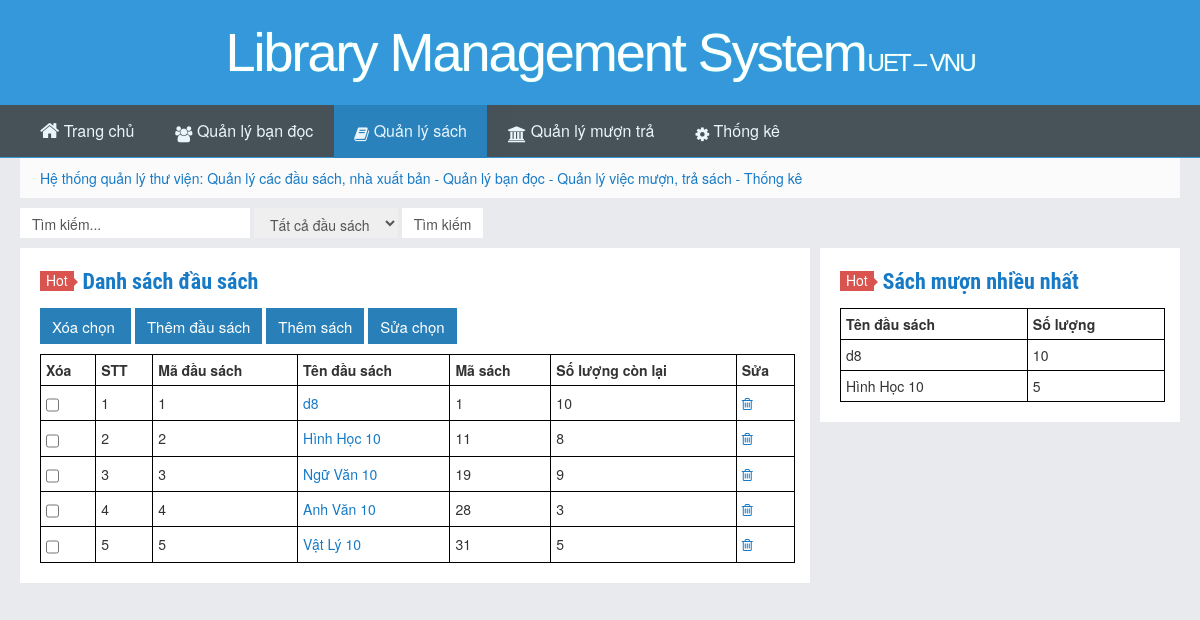
The app's page /LibrarySystem/QuanLySach/index.php with its own data.
### tables this page shows
CREATE TABLE IF NOT EXISTS `sach` (
  `ma_sach` smallint(6) NOT NULL,
  `ma_dau_sach` smallint(6) NOT NULL,
  `ngay_xoa` date DEFAULT NULL,
  `ngay_sua` date DEFAULT NULL,
  `ngay_them` date NOT NULL,
  `isAvailable` tinyint(1) DEFAULT NULL,
  `ma_nguoi_lam_mat` smallint(6) DEFAULT NULL,
  `ma_nguoi_xoa` smallint(6) DEFAULT NULL,
  `ma_nguoi_sua` smallint(6) DEFAULT NULL,
  `ma_nguoi_them` smallint(6) NOT NULL,
  `ngay_lam_mat` date DEFAULT NULL,
  PRIMARY KEY (`ma_sach`),
  KEY `fk_nguoithem_s` (`ma_nguoi_them`),
  KEY `ma_dau_sach_idx` (`ma_dau_sach`,`ma_nguoi_sua`),
  KEY `ma_nguoi_sua_idx` (`ma_nguoi_sua`),
  KEY `ma_nguoi_xoa_idx` (`ma_nguoi_xoa`)
);

CREATE TABLE IF NOT EXISTS `dau_sach` (
  `ma_dau_sach` smallint(6) NOT NULL,
  `ten_dau_sach` varchar(50) NOT NULL,
  `ma_the_loai` smallint(6) NOT NULL,
  `thoi_han_muon` int(11) DEFAULT NULL,
  `ma_nguoi_sua` smallint(6) DEFAULT NULL,
  `ma_nguoi_xoa` smallint(6) DEFAULT NULL,
  `ma_nguoi_them` smallint(6) NOT NULL,
  `ngay_them` date DEFAULT NULL,
  `ngay_sua` date DEFAULT NULL,
  `ngay_xoa` date DEFAULT NULL,
  `gia` double DEFAULT NULL,
  PRIMARY KEY (`ma_dau_sach`),
  KEY `fk_nguoithem_ds` (`ma_nguoi_them`),
  KEY `ma_the_loai_idx` (`ma_the_loai`),
  KEY `ma_nguoi_sua_idx` (`ma_nguoi_sua`),
  KEY `ma_nguoi_xoa_idx` (`ma_nguoi_xoa`)
);

### LibrarySystem/QuanLySach/index.php (the view, shortened to what this page needs)
<!DOCTYPE HTML>
<html>
    <head>
        <link rel="stylesheet" href="http://localhost/LibrarySystem/Style/style.css">
        <link rel="stylesheet" href="http://localhost/LibrarySystem/Style/myStyle.css">
        <link rel="stylesheet" href="http://localhost/LibrarySystem/font-awesome-4.3.0/css/font-awesome.min.css">
    </head>
    <body >
        <header id="header" class="header">
            <div class="container-inner">
                <div class="yusi-logo">
                    <a href="#">
                        <h1>
                            <span class="yusi-mono">Library Management System</span>
                            <span class="yusi-bloger">UET &#8211 VNU</span>
                        </h1>
                    </a>
                </div>
            </div>
            <div id="nav-header" class="navbar">
                <ul class="nav">
                    <li id="menu-item-821" class="menu-item menu-item-type-custom menu-item-object-custom  menu-item-home menu-item-821">
                        <a href="http://localhost/LibrarySystem/index.php">
                            <i class="fa fa-home" style="font-size: 1.3em;">
                            </i> Trang chủ
                        </a>
                    </li>
                    <li id="menu-item-1112" class="menu-item menu-item-type-taxonomy menu-item-object-category menu-item-has-children menu-item-1112">
                        <a href="http://localhost/LibrarySystem/QuanLyBanDoc/index.php">
                            <i class="fa fa-group">
                            </i> Quản lý bạn đọc
                        </a>
                    </li>
                    <li id="menu-item-1116" class="menu-item menu-item-type-taxonomy current_page_item menu-item-object-category menu-item-has-children menu-item-1116">
                        <a href="http://localhost/LibrarySystem/QuanLySach/index.php">
                            <i class="fa fa-book">
                            </i> Quản lý sách
                        </a>
                    </li>
                    <li id="menu-item-1113" class="menu-item menu-item-type-taxonomy menu-item-object-category menu-item-has-children menu-item-1113">
                        <a href="http://localhost/LibrarySystem/QuanLyMuonTra/index.php">
                            <i class="fa fa-bank">
                            </i> Quản lý mượn trả
                        </a>
                    </li>
                    <li id="menu-item-1803" class="menu-item menu-item-type-custom menu-item-object-custom menu-item-has-children menu-item-1803">
                        <a href="http://localhost/LibrarySystem/ThongKe/index.php"><i class="fa fa-cog">
                            </i> Thống kê
                        </a>
                    </li>
                </ul>
            </div>
    </header>
    <section class="container">
        <div class="speedbar">
            <div class="toptip">
                <marquee width="100%" behavior="scroll" direction="left" scrollamount="7">
                    <a target="_blank" href="#">Hệ thống quản lý thư viện: Quản lý các đầu sách, nhà xuất bản  - Quản lý bạn đọc - Quản lý việc mượn, trả sách - Thống kê</a>
                </marquee>
            </div>
        </div>
        <div >
            <form method="POST" >
                <input class="btn" type="text" name="s" onblur="if (this.value == '')
                            this.value = 'Tìm kiếm...';" onfocus="if (this.value == 'Tìm kiếm...')
                                        this.value = '';" value="Tìm kiếm..."/>
                <select class="btn" name="choice">
                    <option value="1">Tất cả đầu sách</option>
                </select>
                <input name="search" type="submit"  value="Tìm kiếm"class="btn"/>
            </form>
        </div>
        <div class="content-wrap">
            <div class="content">
                <article class="excerpt">
                    <header>
                        <a class="label label-important" href="#">Hot
                            <i class="label-arrow">
                            </i>
                        </a>
                        <h2>
                            <a target="_blank" href="#" >Danh sách đầu sách
                            </a>
                        </h2>
                    </header>
                    <div>
                        <?php
                        $result = "select ds.*,s.*, count(*) as so_luong_con_lai
                                            from dau_sach ds
                                            left join sach s
                                            on s.ma_dau_sach= ds.ma_dau_sach
                                            where s.isAvailable=1
                                            group by ds.ma_dau_sach";
                        $query = mysql_query($result) or die(mysql_error());
						?>
                        <form method="POST" onsubmit="return checkForm(this);">
                            <input type="submit" class="btn btn-primary" name="xoa4" value="Xóa chọn "  />
							<input type="submit" class="btn btn-primary" name="them" value="Thêm đầu sách"/>
                            <input type="submit" class="btn btn-primary" name="themsach" value="Thêm sách"/>
                            <input type="submit" class="btn btn-primary" name="sua" value="Sửa chọn" />
                            <br/>
                            <table style="width:100%">
                                <tr>
                                    <th>Xóa</th>
                                    <th>STT</th>
                                    <th>Mã đầu sách</th>
                                    <th>Tên đầu sách</th>
									<th>Mã sách</th>
                                    <th>Số lượng còn lại</th>
                                    <th>Sửa</th>
                                </tr>
							<?php
                                $i=1;
                                while($row = mysql_fetch_array($query)){
                            ?>
                                <tr>
                                <td><input name="cb[]" type="checkbox" value="<?php echo $row['ma_dau_sach']; ?>"></td>
                                <td><?php echo $i; ?></td>
                                <td><?php echo $row['ma_dau_sach']; ?></td>
                                <td>
                                    <?php
                                        $link = 'http://localhost/LibrarySystem/QuanLySach/sach.php?id='.$row['ma_dau_sach'];
                                    ?>
                                    <a href ='
                                    <?php echo $link; ?>
                                    '>
                                    <?php echo $row['ten_dau_sach']; ?>
                                    </a>
                                </td>
								<td><?php echo $row['ma_sach']; ?></td>
                                <td><?php echo $row['so_luong_con_lai']; ?></td>
                                <td>
                                    <?php
                                        $link = 'http://localhost/LibrarySystem/QuanLySach/update.php?id='.$row['ma_dau_sach'];
                                    ?>
                                    <a href ='
                                    <?php echo $link; ?>
                                    '>
                                    <i class="fa fa-trash-o"></i>
                                    </a>
                                </td>
                                <?php
                                $i++;
                                }
                            echo '</table>';
                            echo "</form>";
                        ?>
                    </div>
                </article>
            </div>
        </div>
        <aside class="sidebar">
            <div class="widget widget_text">
                <article class="excerpt">
                    <header>
                        <a class="label label-important" href="#">Hot
                            <i class="label-arrow">
                            </i>
                        </a>
                        <h2>
                            <a target="_blank" href="#" >Sách mượn nhiều nhất
                            </a>
                        </h2>
                    </header>
                    <div>
                        <?php
                        $result = @mysql_query("Select ds.ten_dau_sach, count(*) as so_luong_muon
                                           from muon_tra mt
                                           Inner join sach s on mt.ma_sach=s.ma_sach
                                           Inner join dau_sach ds on s.ma_dau_sach=ds.ma_dau_sach
                                           group by s.ma_dau_sach
                                           Order by so_luong_muon desc
                                           Limit 10;
                                        ") or die(mysql_error());
                        if (mysql_num_rows($result) > 0) {
                            echo '<table style="width:100%" >';
                            echo '<tr>';
                            echo '<th>';
                            echo 'Tên đầu sách';
                            echo '</th>';
                            echo '<th>';
                            echo 'Số lượng';
                            echo '</th>';
                            echo '</tr>';
                            while ($row = mysql_fetch_array($result)) {
                                echo '<tr>';
                                echo '<td>';
                                echo $row['ten_dau_sach'];
                                echo '</td>';
                                echo '<td>';
                                echo $row['so_luong_muon'];
                                echo '</td>';
                                echo '</tr>';
                            }
                            echo '</table>';
                        } else {
                        }
                        ?>
                    </div>
                </article>
            </div>
        </aside>
</body>
</html>

### LibrarySystem/Style/myStyle.css (style rules this page uses)
table, th, td { border: 1px solid black; border-collapse: collapse; }
th, td { padding: 5px; text-align: left; }

### records on screen
sach: ma_dau_sach "1", ma_dau_sach.ten_dau_sach "d8", ma_sach "1", so_luong_con_lai "10"
sach: ma_dau_sach "2", ma_dau_sach.ten_dau_sach "Hình Học 10", ma_sach "11", so_luong_con_lai "8"
sach: ma_dau_sach "3", ma_dau_sach.ten_dau_sach "Ngữ Văn 10", ma_sach "19", so_luong_con_lai "9"
sach: ma_dau_sach "4", ma_dau_sach.ten_dau_sach "Anh Văn 10", ma_sach "28", so_luong_con_lai "3"
sach: ma_dau_sach "5", ma_dau_sach.ten_dau_sach "Vật Lý 10", ma_sach "31", so_luong_con_lai "5"

### other values on screen
$row['ten_dau_sach'] "d8"
$row['so_luong_muon'] "10"
$row['ten_dau_sach'] "Hình Học 10"
$row['so_luong_muon'] "5"
